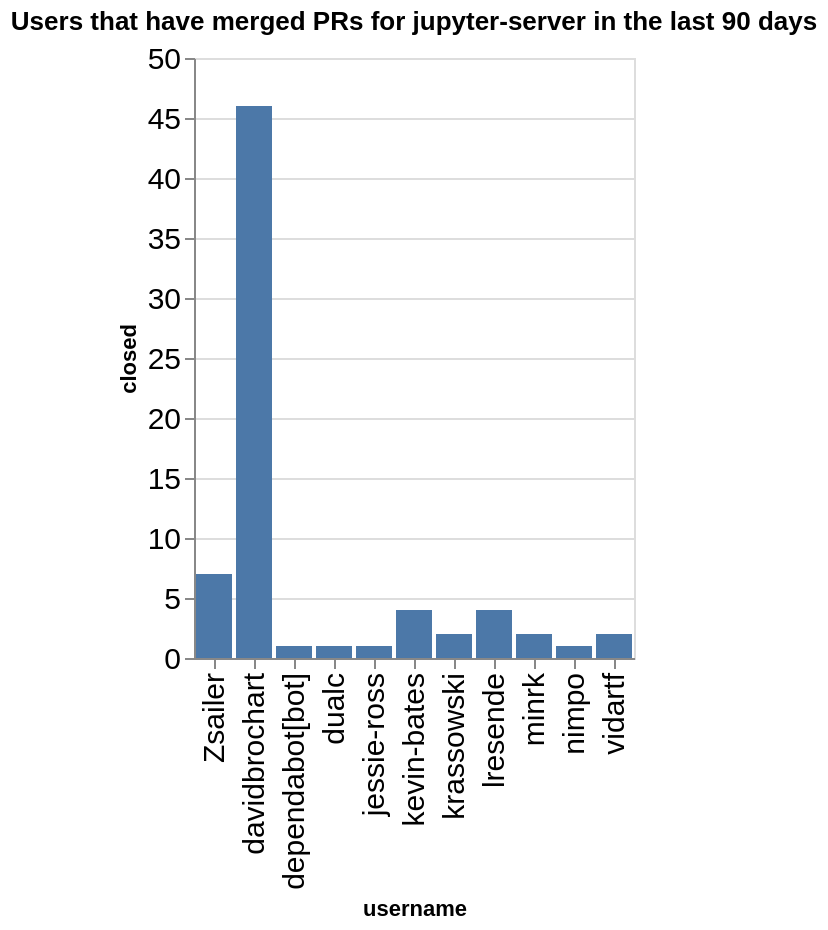

Write notebook code for a chart like this one.
### Code cell
charts = []
title = f"Users that have merged PRs for {github_org} in the last {n_days} days"
ch = alt.Chart(data=closed_by_repo.replace(np.nan, 0), title=title).mark_bar().encode(
    x='username',
    y='closed',
)
ch

### Figure 1 — Vega-Lite specification as saved in the notebook (floating-point values rounded to 4 significant figures)
{"config": {"axisLeft": {"labelFontSize": 15}, "axisBottom": {"labelFontSize": 15}}, "data": {"name": "data-30f8c98be3e265f4c55d22af570e3970"}, "mark": {"type": "bar"}, "encoding": {"x": {"field": "username", "type": "nominal"}, "y": {"field": "closed", "type": "quantitative"}}, "title": "Users that have merged PRs for jupyter-server in the last 90 days", "$schema": "https://vega.github.io/schema/vega-lite/v5.20.1.json", "datasets": {"data-30f8c98be3e265f4c55d22af570e3970": [{"name": "enterprise_gateway", "username": "lresende", "closed": 4}, {"name": "fps", "username": "davidbrochart", "closed": 7}, {"name": "gateway_provisioners", "username": "kevin-bates", "closed": 4}, {"name": "jupyter-resource-usage", "username": "krassowski", "closed": 1}, {"name": "jupyter-resource-usage", "username": "nimpo", "closed": 1}, {"name": "jupyter_server", "username": "Zsailer", "closed": 6}, {"name": "jupyter_server", "username": "dependabot[bot]", "closed": 1}, {"name": "jupyter_server", "username": "dualc", "closed": 1}, {"name": "jupyter_server", "username": "jessie-ross", "closed": 1}, {"name": "jupyter_server", "username": "minrk", "closed": 2}, {"name": "jupyter_server", "username": "vidartf", "closed": 2}, {"name": "jupyter_server_terminals", "username": "Zsailer", "closed": 1}, {"name": "jupyter_ydoc", "username": "davidbrochart", "closed": 6}, {"name": "jupyter_ydoc", "username": "krassowski", "closed": 1}, {"name": "jupyverse", "username": "davidbrochart", "closed": 33}]}}
